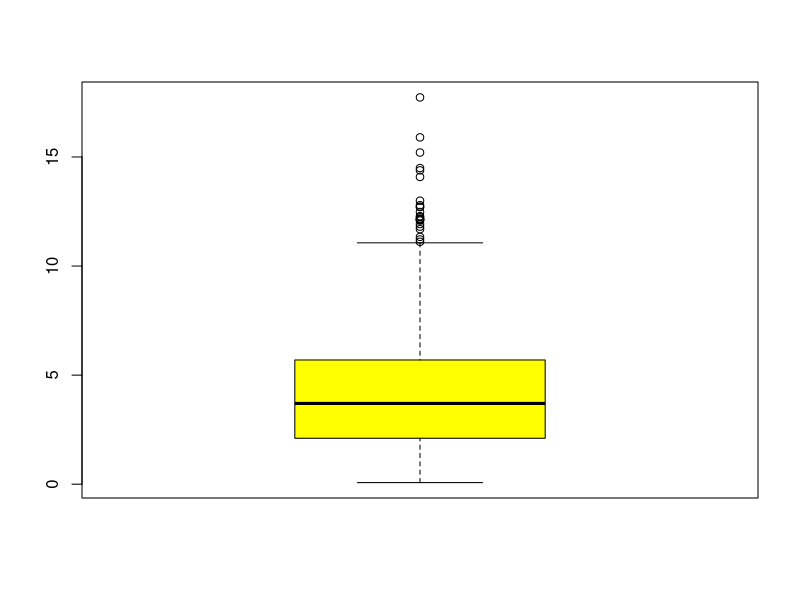
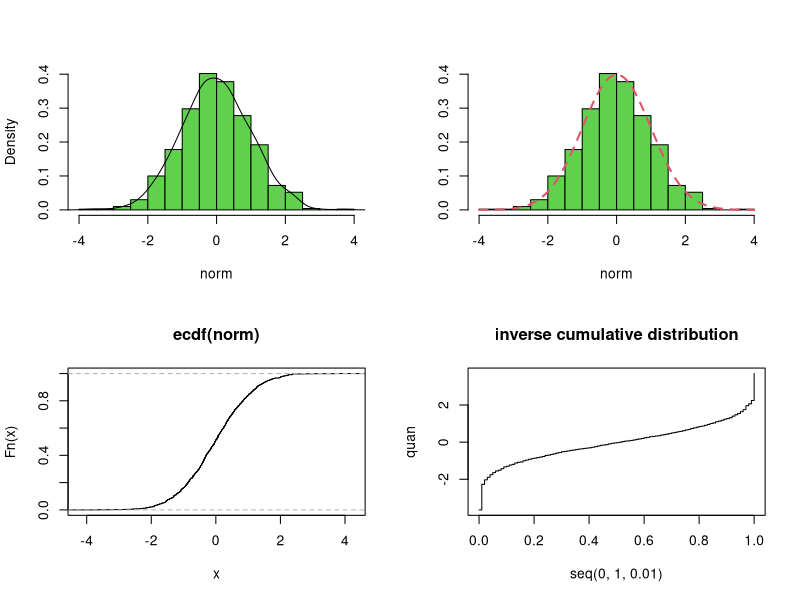
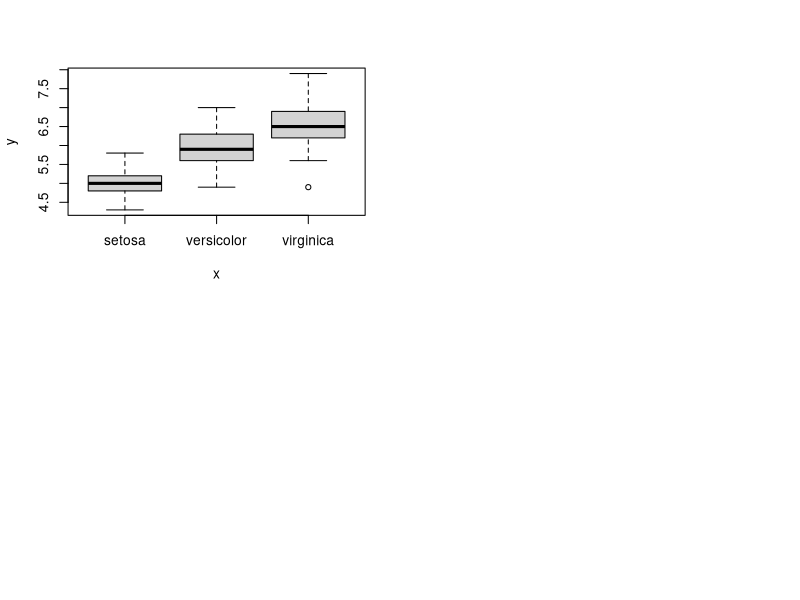
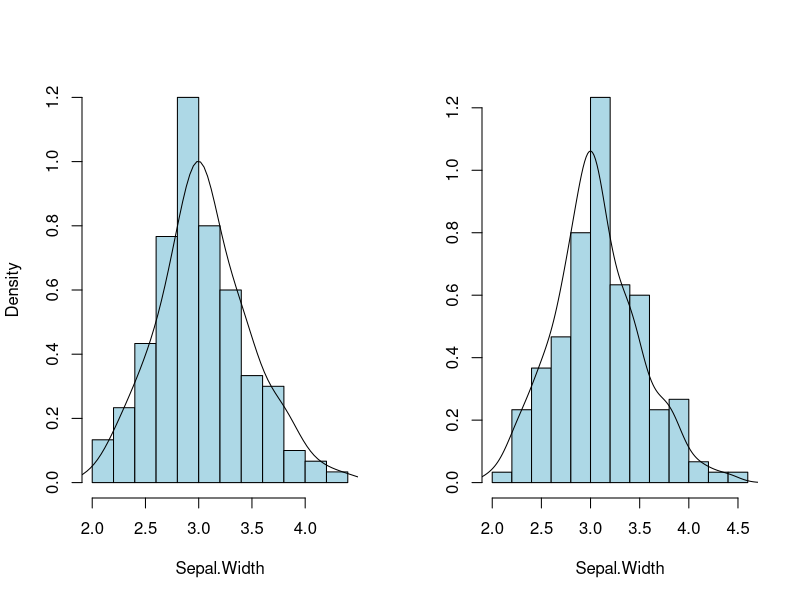
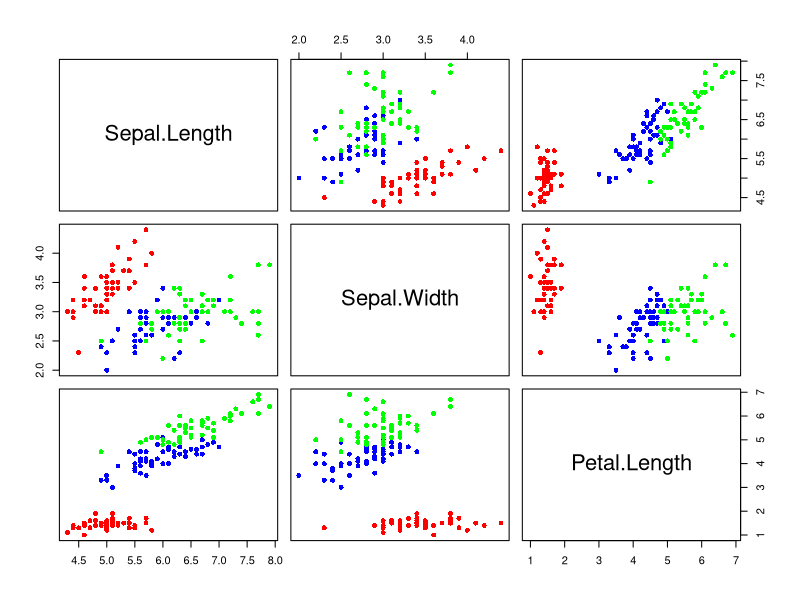
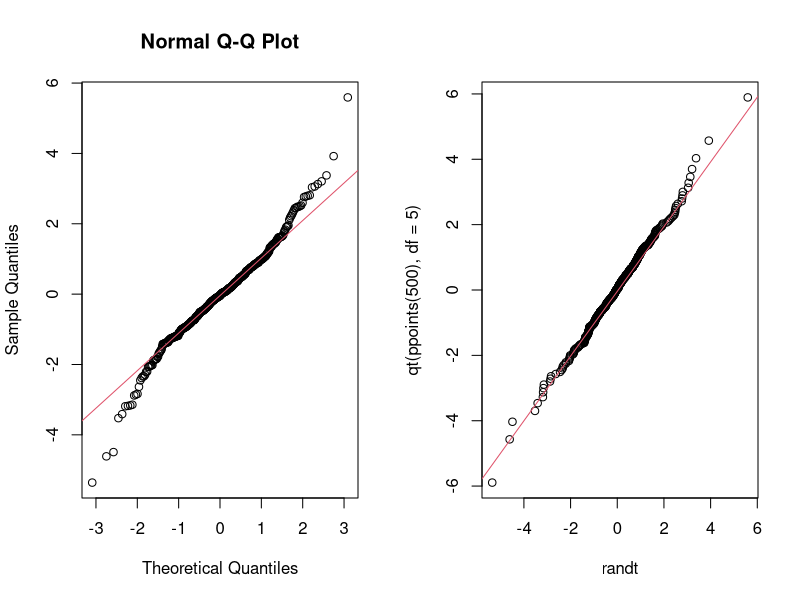

Write R code to recreate these figures, in order.
# 제4장기술통계량(Descriptive Statistics)

# R코드 예제: 요약통계치

norm <- rnorm(100,0,1.5) # 정규분포의 랜덤샘플링
summary(norm)


# R코드 예제: 상자그림

chi <- rchisq(1000,df=4) # 카이제곱분포의 랜덤샘플링
boxplot(chi, col="yellow") # 노란색 상자그림


# R코드 예제: 히스토그램과 표본누적함수

library(MASS) # MASS 라이브러리 켜기
par(mfrow=c(2,2)) # 2 by 2로 plot 분할
norm<-rnorm(1000); hist(norm,15,freq=FALSE,main="",col=27);lines(density(norm,width=1,n=1000)) # 정규분포의 히스토그램
truehist(norm,nbins=15,col=27);curve(dnorm(x), col = 2, lty = 2, lwd = 2, add = TRUE) # 정규분포의 히스토그램
plot(ecdf(norm)) # 표본누적함수
quan<-quantile(norm,probs=seq(0,1,0.01))
plot(seq(0,1,0.01),quan,main="inverse cumulative distribution",type="s") # 표본누적함수


# R코드 예제: 산점도 - iris 예제

iris.data <- iris
View(iris.data) # 데이터 spreadsheet-style로 보기
head(iris.data) # 데이터 상단 몇개만 보기
Species <- iris.data$Species # iris.data$Species를 Species라는 변수에 저장
summary(iris.data) # 요약통계치
summary(iris.data$Sepal.Length) # 요약통계치
names(iris.data) # 각 column의 변수명
Species<-factor(iris.data$Species) # Species을 factor로
Sepal.Length<-iris.data$Sepal.Length
plot(Species,Sepal.Length) # Species에 따른 Sepal.Length값을 plotting
Sepal.Width<-iris.data$Sepal.Width
par(mfrow=c(1,2))
hist(Sepal.Width, 15, freq=FALSE, main="", col = "lightblue")
lines(density(Sepal.Width,width=0.6,n=100))
library(MASS)
truehist(Sepal.Width, nbins=15, col = "lightblue")
lines(density(Sepal.Width,n=200))
Petal.Length<-iris.data$Petal.Length
subdata<-data.frame(Sepal.Length, Sepal.Width, Petal.Length) # iris.data의 Sepal.Length, Sepal.Width, Petal.Length 자료만 추출해  subdata에 데이터 프레임 형태로 저장
color <- c("red", "blue", "green")[Species]
cor(subdata) #subdata의 분산-공분산 행렬
pairs(subdata, col = color, pch = 16) # 변수별 산점도, 각 Species를 다른 색으로 표시



# R코드 예제: Q-Q plot

par(mfrow=c(1,2))
randt <- rt(500, df = 5) # t분포 랜덤샘플링
qqnorm(randt) # Q-Q plot
qqline(randt, col = 2) # Q-Q line
qqplot(randt, qt(ppoints(500), df = 5))
qqline(randt, distribution = function(p) qt(p, df = 5),prob = c(0.25, 0.75),col = 2)
